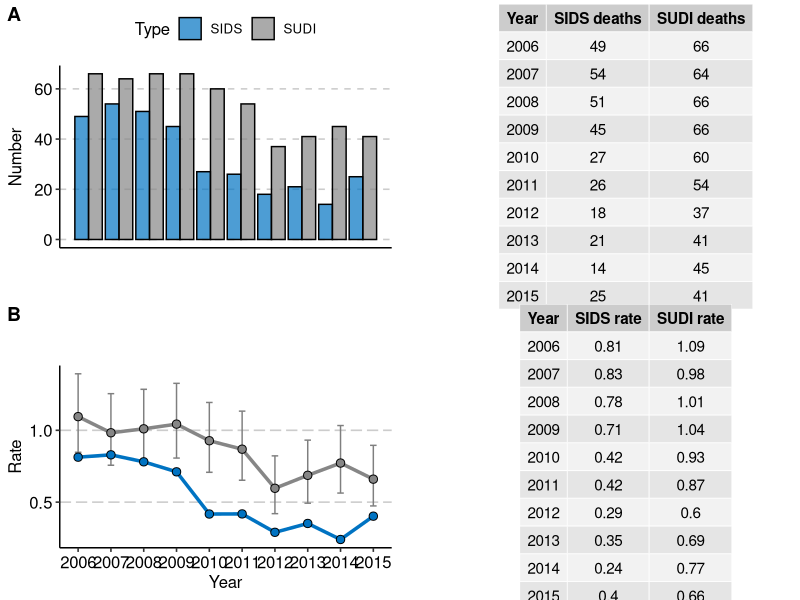

Here is the R script that generated this plot:
library(tidyverse)
library(readxl)
library(magrittr)
library(ggpubr)
library(ggsci)

df <- read_excel(here::here("data", "incidence.xlsx"), sheet = "Total")

count_df <- select(df, -`Live births`)

rate_df <- df %>%
  mutate(`SIDS rate` = `SIDS deaths` * 1000 / `Live births`,
         `SUDI rate` = `SUDI deaths` * 1000 / `Live births`) %>%
  rowwise %>%
  mutate(
    `SUDI lower CI` = poisson.test(`SUDI deaths`)$conf.int[1]*1000/`Live births`,
    `SUDI upper CI` = poisson.test(`SUDI deaths`)$conf.int[2]*1000/`Live births`) 

rate_df %<>%
  select(-c("Live births":"SUDI deaths")) %>%
  mutate_if(is.numeric, round, digits = 2)

df %<>%
  pivot_longer(names_to = "Type", cols = 3:4, values_to = "Number")

df %<>%
  mutate(Type = ifelse(Type == "SIDS deaths", "SIDS", "SUDI"),
           Rate = Number * 1000 / `Live births`) %>%
  rowwise %>%
  mutate(Rate_lower_CI = ifelse(
    Type == "SUDI", poisson.test(Number)$conf.int[1]*1000/`Live births`, NA),
         Rate_upper_CI = ifelse(
           Type == "SUDI", poisson.test(Number)$conf.int[2]*1000/`Live births`, NA))


# Counts ------------------------------------------------------------------

count_plot <- ggplot(data = df) +
  geom_bar(aes(x = Year, y = Number, fill = Type),
           alpha = 0.7, color = "black",
           stat = "identity", position = "dodge") +
  scale_fill_manual(values = c("#0073C2FF", "#868686FF")) +
  scale_color_manual(values = c("#0073C2FF", "#868686FF")) +
  theme_pubr() +
  theme(panel.grid.major.y = element_line(color = "grey80",
                                          linetype = "dashed"),
        axis.title.x = element_blank(),
        axis.ticks.x = element_blank(),
        axis.text.x = element_blank())

incidence_plot <- ggplot(data = df) +
  geom_line(aes(x = Year, y = Rate, color = Type), size = 1.2) +
  geom_errorbar(aes(x = Year, ymin = Rate_lower_CI, ymax = Rate_upper_CI),
                size = .5, width = 0.2, color = "gray50") +
  geom_point(aes(x = Year, y = Rate, color = Type, fill = Type), 
             shape = 21, color = "black", size = 2.5) +
  scale_x_continuous(breaks = seq(2006, 2015, 1), labels = seq(2006, 2015, 1)) +
  scale_fill_manual(values = c("#0073C2FF", "#868686FF")) +
  scale_color_manual(values = c("#0073C2FF", "#868686FF")) +
  theme_pubr() +
  theme(panel.grid.major.y = element_line(color = "grey80",
                                          linetype = "longdash"),
        legend.position = "none")

count_df_p <- ggtexttable(count_df, rows = NULL, 
                        theme = ttheme("default"))

rate_df_p <- ggtexttable(select(rate_df, -c("SUDI lower CI", "SUDI upper CI")), rows = NULL, 
                          theme = ttheme("default"))
  
ggarrange(count_plot, count_df_p, incidence_plot, rate_df_p,
          ncol = 2, nrow = 2,
          align = "hv",
          labels = c("A", "", "B"))



